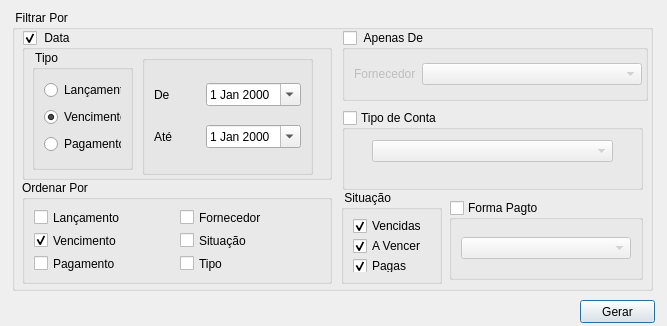
<?xml version="1.0" encoding="UTF-8"?>
<ui version="4.0">
 <class>actopayreport</class>
 <widget class="QDialog" name="actopayreport">
  <property name="geometry">
   <rect>
    <x>0</x>
    <y>0</y>
    <width>667</width>
    <height>326</height>
   </rect>
  </property>
  <property name="windowTitle">
   <string>Relatório de Contas a Pagar</string>
  </property>
  <widget class="QPushButton" name="pushButtonBuild">
   <property name="geometry">
    <rect>
     <x>580</x>
     <y>300</y>
     <width>75</width>
     <height>23</height>
    </rect>
   </property>
   <property name="text">
    <string>Gerar</string>
   </property>
  </widget>
  <widget class="QGroupBox" name="groupBox_5">
   <property name="geometry">
    <rect>
     <x>12</x>
     <y>10</y>
     <width>641</width>
     <height>281</height>
    </rect>
   </property>
   <property name="title">
    <string> Filtrar Por</string>
   </property>
   <widget class="QGroupBox" name="groupBoxFilterData">
    <property name="geometry">
     <rect>
      <x>10</x>
      <y>20</y>
      <width>310</width>
      <height>150</height>
     </rect>
    </property>
    <property name="title">
     <string> Data </string>
    </property>
    <property name="checkable">
     <bool>true</bool>
    </property>
    <property name="checked">
     <bool>true</bool>
    </property>
    <widget class="QGroupBox" name="groupBox_7">
     <property name="geometry">
      <rect>
       <x>10</x>
       <y>20</y>
       <width>101</width>
       <height>120</height>
      </rect>
     </property>
     <property name="title">
      <string> Tipo </string>
     </property>
     <layout class="QVBoxLayout" name="verticalLayout_2">
      <item>
       <widget class="QRadioButton" name="radioButtonFilterIssue">
        <property name="text">
         <string>Lançamento</string>
        </property>
        <property name="checked">
         <bool>false</bool>
        </property>
       </widget>
      </item>
      <item>
       <widget class="QRadioButton" name="radioButtonFilterVencto">
        <property name="text">
         <string>Vencimento</string>
        </property>
        <property name="checked">
         <bool>true</bool>
        </property>
       </widget>
      </item>
      <item>
       <widget class="QRadioButton" name="radioButtonFilterPayment">
        <property name="text">
         <string>Pagamento</string>
        </property>
       </widget>
      </item>
     </layout>
    </widget>
    <widget class="QGroupBox" name="groupBox_8">
     <property name="geometry">
      <rect>
       <x>120</x>
       <y>25</y>
       <width>171</width>
       <height>120</height>
      </rect>
     </property>
     <property name="title">
      <string/>
     </property>
     <layout class="QGridLayout" name="gridLayout">
      <item row="0" column="0">
       <widget class="QLabel" name="label">
        <property name="text">
         <string>De</string>
        </property>
       </widget>
      </item>
      <item row="0" column="1">
       <widget class="QDateEdit" name="dateEditFrom">
        <property name="calendarPopup">
         <bool>true</bool>
        </property>
       </widget>
      </item>
      <item row="1" column="0">
       <widget class="QLabel" name="label_2">
        <property name="text">
         <string>Até</string>
        </property>
       </widget>
      </item>
      <item row="1" column="1">
       <widget class="QDateEdit" name="dateEditUntil">
        <property name="calendarPopup">
         <bool>true</bool>
        </property>
       </widget>
      </item>
     </layout>
    </widget>
   </widget>
   <widget class="QGroupBox" name="groupBoxFilterApenasDe">
    <property name="geometry">
     <rect>
      <x>330</x>
      <y>20</y>
      <width>306</width>
      <height>71</height>
     </rect>
    </property>
    <property name="title">
     <string> Apenas De </string>
    </property>
    <property name="checkable">
     <bool>true</bool>
    </property>
    <property name="checked">
     <bool>false</bool>
    </property>
    <layout class="QGridLayout" name="gridLayout_4">
     <item row="0" column="0">
      <widget class="QLabel" name="label_3">
       <property name="text">
        <string>Fornecedor</string>
       </property>
      </widget>
     </item>
     <item row="0" column="1">
      <widget class="QComboBox" name="comboBoxFornecedor">
       <property name="minimumSize">
        <size>
         <width>220</width>
         <height>0</height>
        </size>
       </property>
      </widget>
     </item>
    </layout>
   </widget>
   <widget class="QGroupBox" name="groupBoxFilterSituation">
    <property name="geometry">
     <rect>
      <x>329</x>
      <y>180</y>
      <width>101</width>
      <height>94</height>
     </rect>
    </property>
    <property name="title">
     <string> Situação </string>
    </property>
    <layout class="QVBoxLayout" name="verticalLayout">
     <item>
      <widget class="QCheckBox" name="checkBoxVencidas">
       <property name="text">
        <string>Vencidas</string>
       </property>
       <property name="checked">
        <bool>true</bool>
       </property>
      </widget>
     </item>
     <item>
      <widget class="QCheckBox" name="checkBoxNotPaid">
       <property name="text">
        <string>A Vencer</string>
       </property>
       <property name="checked">
        <bool>true</bool>
       </property>
      </widget>
     </item>
     <item>
      <widget class="QCheckBox" name="checkBoxPaid">
       <property name="text">
        <string>Pagas</string>
       </property>
       <property name="checked">
        <bool>true</bool>
       </property>
      </widget>
     </item>
    </layout>
   </widget>
   <widget class="QGroupBox" name="groupBoxTipoDeConta">
    <property name="geometry">
     <rect>
      <x>330</x>
      <y>100</y>
      <width>301</width>
      <height>80</height>
     </rect>
    </property>
    <property name="title">
     <string>Tipo de Conta</string>
    </property>
    <property name="checkable">
     <bool>true</bool>
    </property>
    <property name="checked">
     <bool>false</bool>
    </property>
    <widget class="QComboBox" name="comboBoxTipodeConta">
     <property name="geometry">
      <rect>
       <x>30</x>
       <y>30</y>
       <width>241</width>
       <height>22</height>
      </rect>
     </property>
    </widget>
   </widget>
   <widget class="QGroupBox" name="groupBox_12">
    <property name="geometry">
     <rect>
      <x>10</x>
      <y>170</y>
      <width>310</width>
      <height>104</height>
     </rect>
    </property>
    <property name="title">
     <string>Ordenar Por</string>
    </property>
    <layout class="QGridLayout" name="gridLayout_2">
     <item row="0" column="0">
      <widget class="QCheckBox" name="checkBoxOrderIssue">
       <property name="text">
        <string>Lançamento</string>
       </property>
      </widget>
     </item>
     <item row="0" column="1">
      <widget class="QCheckBox" name="checkBoxOrderPessoa">
       <property name="text">
        <string>Fornecedor</string>
       </property>
      </widget>
     </item>
     <item row="1" column="0">
      <widget class="QCheckBox" name="checkBoxOrderVncto">
       <property name="text">
        <string>Vencimento</string>
       </property>
       <property name="checked">
        <bool>true</bool>
       </property>
      </widget>
     </item>
     <item row="1" column="1">
      <widget class="QCheckBox" name="checkBoxOrderSituation">
       <property name="text">
        <string>Situação</string>
       </property>
      </widget>
     </item>
     <item row="2" column="0">
      <widget class="QCheckBox" name="checkBoxOrderPayment">
       <property name="text">
        <string>Pagamento</string>
       </property>
      </widget>
     </item>
     <item row="2" column="1">
      <widget class="QCheckBox" name="checkBoxOrderTipo">
       <property name="text">
        <string>Tipo</string>
       </property>
      </widget>
     </item>
    </layout>
   </widget>
   <widget class="QGroupBox" name="groupBoxFormaPagto">
    <property name="geometry">
     <rect>
      <x>437</x>
      <y>190</y>
      <width>194</width>
      <height>80</height>
     </rect>
    </property>
    <property name="title">
     <string>Forma Pagto</string>
    </property>
    <property name="checkable">
     <bool>true</bool>
    </property>
    <property name="checked">
     <bool>false</bool>
    </property>
    <layout class="QVBoxLayout" name="verticalLayout_3">
     <item>
      <widget class="QComboBox" name="comboBoxPaymentway"/>
     </item>
    </layout>
   </widget>
  </widget>
 </widget>
 <resources/>
 <connections/>
</ui>
